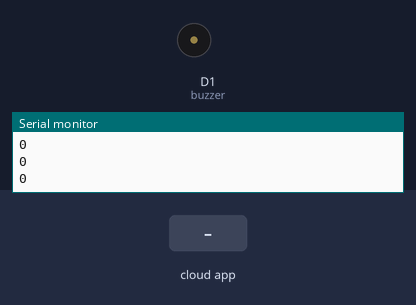
Bench run of a sketch on a simulated ESP8266 (NodeMCU). On the bench: buzzer (waves = sounding), the last lines printed to the serial monitor. Inputs (shaded band) come from the test bench. WiFi joins after 1.5 s; servers stay silent unless stated; a WiFi scan finds three made-up networks; network time is answered at once with the bench clock; the local clock reads 2024-03-15 10:24:30 at power-on unless the sketch sets it; the Firebase database answers and starts empty.

Above: at 9.8 s.
9.9 s: the phone or cloud app sets Start_Time to 1
11.4 s: the phone or cloud app sets Status to 1
At 16.6 s:
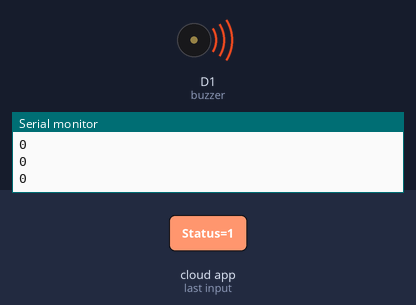
17.6 s: the phone or cloud app sets Status to 0
At 24.2 s:
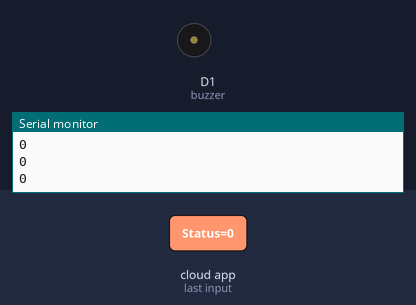
Timing chart, 0 to 25.7 s (numbered marks = the images above; inputs shaded):
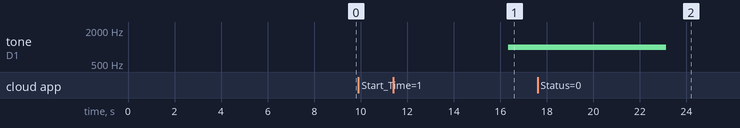

Measured:
- after the input at 9.9 s, every drawn part: stays the same
- after the input at 11.4 s, tone on D1 (buzzer): silent → 1000 Hz after 4.9 s
- after the input at 17.6 s, tone on D1 (buzzer): 1000 Hz → silent after 5.5 s

The sketch:

Control_Node.ino
```cpp
#include <ESP8266WiFi.h>
#include <FirebaseArduino.h>
#include <NTPClient.h>
#include <WiFiUdp.h>

// Set these to run example.
#define FIREBASE_HOST "xxx"
#define FIREBASE_AUTH "xxx"

#define WIFI_SSID "xxx"
#define WIFI_PASSWORD "xxx"

const long utcOffsetInSeconds = 28800;
String formattedDate;
String Day;
char daysOfTheWeek[7][12] = {"Sunday", "Monday", "Tuesday", "Wednesday", "Thursday", "Friday", "Saturday"};

WiFiUDP ntpUDP;
NTPClient timeClient(ntpUDP, "pool.ntp.org", utcOffsetInSeconds);

int Node_01_Status;
int Node_02_Status;
int Node_03_Status;
int CurrentTime;
int Operating_Time_ST;
int Operating_Time_ET;
int Peak_Time_ST;
int Peak_Time_ET;

int Hours;
int Minutes;
String Time;
int distribution;
String disPath;
String disPath02;

String Path01;
String Path02;
int Sequence;
int Alarm;

const int buzzer = D1;

void setup() {
  Serial.begin(9600);
  WiFi.mode(WIFI_STA);
  WiFi.disconnect();
  delay(100);

  Serial.print("Scan start ... ");
  int n = WiFi.scanNetworks();
  Serial.print(n);
  Serial.println(" network(s) found");
  for (int i = 0; i < n; i++)
  {
    Serial.println(WiFi.SSID(i));
  }
  Serial.println();

  delay(5000);

  // connect to wifi.
  WiFi.begin(WIFI_SSID, WIFI_PASSWORD);
  Serial.print("connecting");
  while (WiFi.status() != WL_CONNECTED) {
    Serial.print(".");
    delay(500);
  }
  Serial.println();
  Serial.print("connected: ");
  Serial.println(WiFi.localIP());

  Firebase.begin(FIREBASE_HOST, FIREBASE_AUTH);
  timeClient.begin();

  pinMode(buzzer, OUTPUT);
}

void loop() {
  /*Firebase.setInt("Node/Alarm/Status", 1);*/
  timeClient.update();

  Day = daysOfTheWeek[timeClient.getDay()];
  Serial.print(Day);
  Serial.print(", ");
  Hours = timeClient.getHours();
  Minutes = timeClient.getMinutes();
  Time = timeClient.getFormattedTime();
  Serial.println(Time);
  CurrentTime = Hours*100 + Minutes;
  Serial.println(CurrentTime);

  if (Firebase.failed()) {
    Serial.print("setting /truth failed:");
    Serial.println(Firebase.error());
    return;
  }
  else{
    Serial.println("FirebaseConnected");
  }

  Get_Data();

  AlarmF();

  PreOn();

  Peak_Time();

  delay(5000);
}

void Get_Data()
{
  Path01 = "Schedule/Day/" + Day + "/Operation_Hour/Start_Time/";
  Path02 = Firebase.getInt(Path01);
  Operating_Time_ST = String(Path02 + "00").toInt();
  Serial.println(Operating_Time_ST);

  Path01 = "Schedule/Day/" + Day + "/Operation_Hour/End_Time/";
  Path02 = Firebase.getInt(Path01);
  Operating_Time_ET = String(Path02 + "00").toInt();
  Serial.println(Operating_Time_ET);

  Path01 = "Schedule/Day/" + Day + "/Peak_Hour/Start_Time/";
  Path02 = Firebase.getInt(Path01);
  Peak_Time_ST = String(Path02 + "00").toInt();
  Serial.println(Peak_Time_ST);

  Path01 = "Schedule/Day/" + Day + "/Peak_Hour/End_Time/";
  Path02 = Firebase.getInt(Path01);
  Peak_Time_ET = String(Path02 + "00").toInt();
  Serial.println(Peak_Time_ET);

  Sequence = Firebase.getInt("Node/Sequence/");
  Alarm = Firebase.getInt("Node/Alarm/Status");
}

void AlarmF()
{
  if (Alarm ==1)
  {
    tone(buzzer, 1000);
  }
  else
  {
    noTone(buzzer);
  }
}

void PreOn()
{
   if ((CurrentTime >= Operating_Time_ST - 100) && (CurrentTime <= Operating_Time_ST))
   {
     if (distribution == 0)
     {
      if (Sequence ==3)
      {
        Sequence = 1;
        Firebase.setInt("Node/Node_01/PreOn", 1);
      }
      else if (Sequence ==2)
      {
        Sequence = 3;
        Firebase.setInt("Node/Node_03/PreOn", 1);
      }
      else if (Sequence ==1)
      {
        Sequence = 2;
        Firebase.setInt("Node/Node_02/PreOn", 1);
      }
      Firebase.setInt("Node/Sequence/", Sequence);
      distribution = 1;
     }
   }

   else if ((CurrentTime >= Peak_Time_ST - 100) && (CurrentTime <= Peak_Time_ST))
   {
    Firebase.setInt("Node/Node_01/PreOn", 1);
    Firebase.setInt("Node/Node_02/PreOn", 1);
    Firebase.setInt("Node/Node_03/PreOn", 1);
    distribution = 0;
   }

   else
   {
     Firebase.setInt("Node/Node_01/PreOn", 0);
     Firebase.setInt("Node/Node_02/PreOn", 0);
     Firebase.setInt("Node/Node_03/PreOn", 0);
     distribution = 0;
   }
}

void Peak_Time()
{
  if ((CurrentTime >= Peak_Time_ST) && (CurrentTime <= Peak_Time_ET))
  {
    Firebase.setInt("Node/Node_01/Status/", 1);
    Firebase.setInt("Node/Node_02/Status/", 1);
    Firebase.setInt("Node/Node_03/Status/", 1);
    distribution = 0;
  }
  else
  {
    Operation_Time();
  }
}

void Operation_Time()
{
  if ((CurrentTime >= Operating_Time_ST) && (CurrentTime <= Operating_Time_ET))
  {
    if (Sequence ==3)
    {
      Firebase.setInt("Node/Node_03/Status", 1);
    }
    else if (Sequence ==2)
    {
      Firebase.setInt("Node/Node_02/Status", 1);
    }
    else
    {
      Firebase.setInt("Node/Node_01/Status", 1);
    }
  }
  else
  {
    Firebase.setInt("Node/Node_01/Status/", 0);
    Firebase.setInt("Node/Node_02/Status/", 0);
    Firebase.setInt("Node/Node_03/Status/", 0);
  }
}
```
